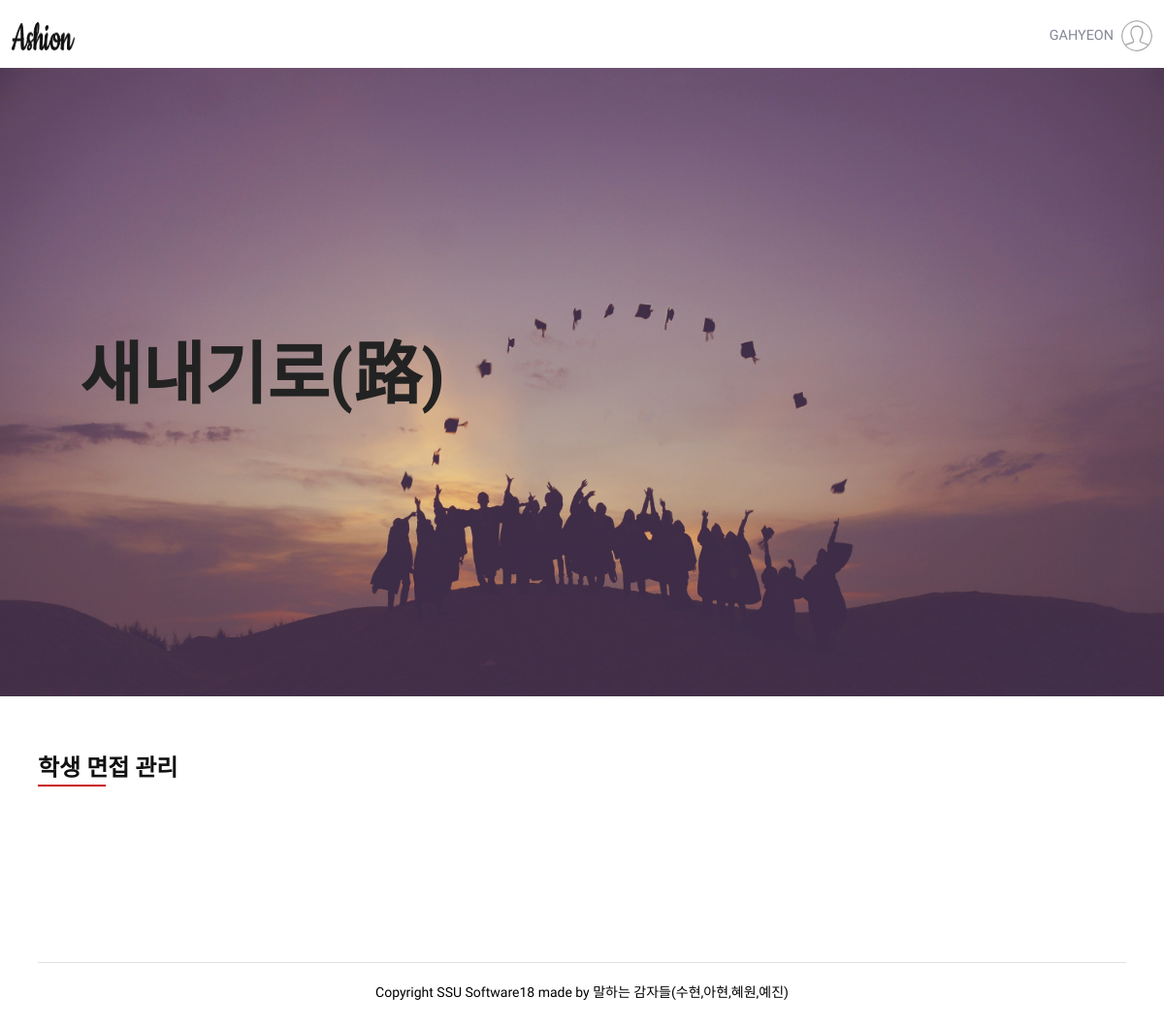
/website/teacher/ (signed in), run on an earlier commit of the app's database.
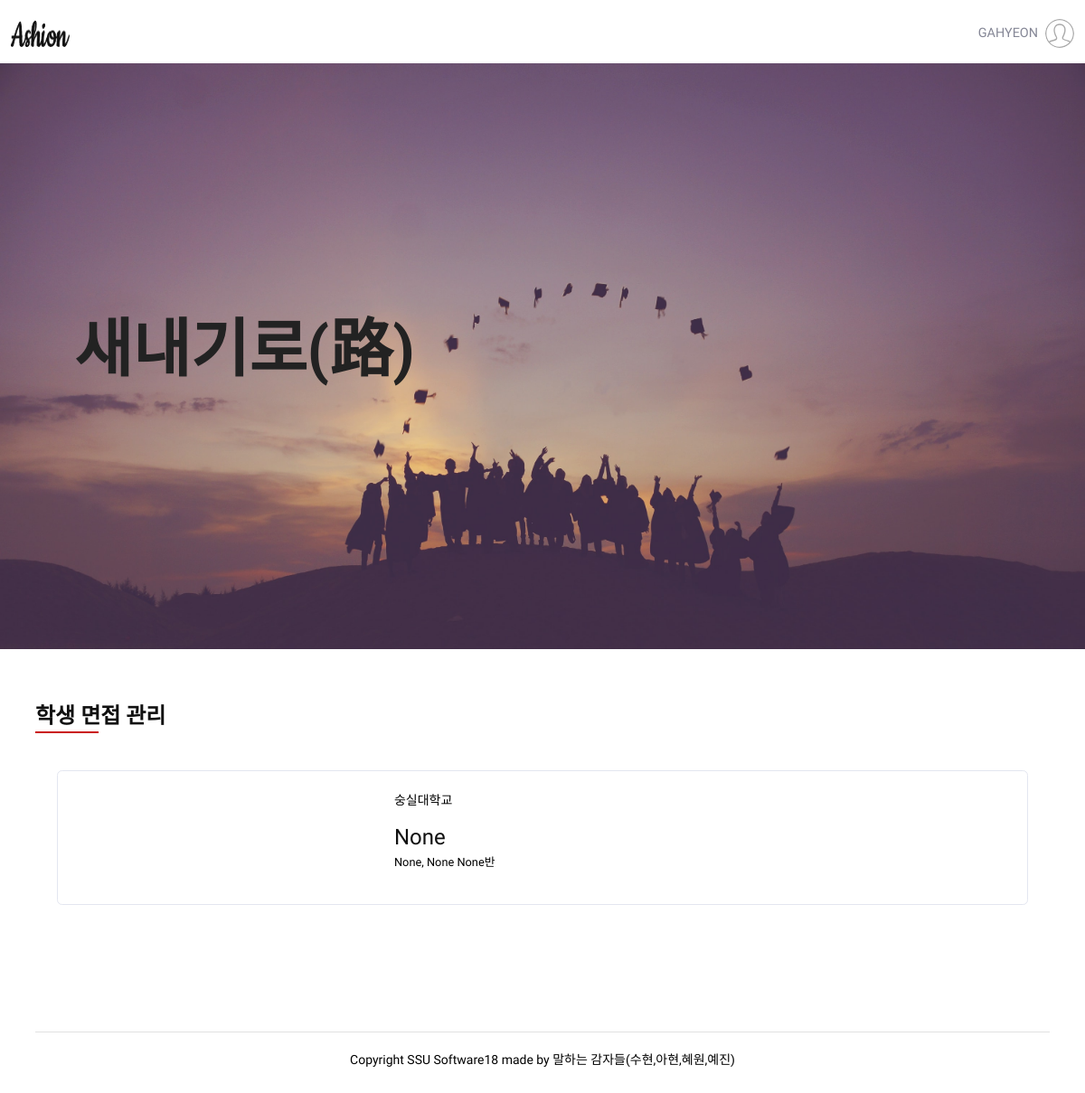
And on a later commit of the database.
### website/models.py (models this page shows, shortened)
class Report(models.Model):  # 수정필요
    id = models.AutoField(
        primary_key=True,
        unique=True,
        editable=False,
        verbose_name='pk'
    )
    title = models.CharField(max_length=100, default='제목', verbose_name='제목')
    question1 = models.CharField(max_length=50000, blank=True, null=True, verbose_name='질문1')
    question2 = models.CharField(max_length=50000, blank=True, null=True, verbose_name='질문2')
    question3 = models.CharField(max_length=50000, blank=True, null=True, verbose_name='질문3')
    video1 = models.FileField(blank=True, null=True, upload_to="videos",verbose_name='영상1')
    video2 = models.FileField(blank=True, null=True, upload_to="videos",verbose_name='영상2')
    video3 = models.FileField(blank=True, null=True, upload_to="videos",verbose_name='영상3')
    audio1 = models.FileField(blank=True, null=True, upload_to="videos",verbose_name='음성1')
    audio2 = models.FileField(blank=True, null=True, upload_to="videos",verbose_name='음성2')
    audio3 = models.FileField(blank=True, null=True, upload_to="videos",verbose_name='음성3')
    script1 = models.CharField(max_length=50000, blank=True, null=True, verbose_name='스크립트1')
    script2 = models.CharField(max_length=50000, blank=True, null=True, verbose_name='스크립트2')
    script3 = models.CharField(max_length=50000, blank=True, null=True, verbose_name='스크립트3')
    adverb1 = jsonfield.JSONField()
    adverb2 = jsonfield.JSONField()
    adverb3 = jsonfield.JSONField()
    repetition1 = jsonfield.JSONField()
    repetition2 = jsonfield.JSONField()
    repetition3 = jsonfield.JSONField()
    speed1 = models.FloatField(blank=True, null=True, verbose_name='말하기 속도1')
    speed2 = models.FloatField(blank=True, null=True, verbose_name='말하기 속도2')
    speed3 = models.FloatField(blank=True, null=True, verbose_name='말하기 속도3')
    sCorrect1 = models.CharField(max_length=10000, blank=True, null=True,  verbose_name='말하기 속도1')
    sCorrect2 = models.CharField(max_length=10000, blank=True, null=True,  verbose_name='말하기 속도2')
    sCorrect3 = models.CharField(max_length=10000, blank=True, null=True,  verbose_name='말하기 속도3')
    comment1 = models.CharField(max_length=10000, blank=True, null=True, verbose_name='댓글1')
    comment2 = models.CharField(max_length=10000, blank=True, null=True, verbose_name='댓글2')
    comment3 = models.CharField(max_length=10000, blank=True, null=True, verbose_name='댓글3')
    pub_date = models.DateField(auto_now_add=True, verbose_name='날짜')
    student = models.ForeignKey(User, on_delete=models.CASCADE)
    teacher = models.ForeignKey(Teacher,null=True, blank=True, on_delete=models.CASCADE)
    share = models.BooleanField(default=False, verbose_name='공유')

class User(AbstractBaseUser, PermissionsMixin):
    userID = models.CharField(primary_key=True, unique=True, max_length=10, verbose_name='아이디')  # 아이디
    username = models.CharField(max_length=10, null=True, blank=True, verbose_name='유저이름')
    password = models.CharField(max_length=100, verbose_name='비밀번호')
    phone = models.CharField(max_length=11, blank=True, null=True, verbose_name='연락처')
    school = models.CharField(max_length=20, null=True, blank=True, verbose_name='학교')
    grade = models.IntegerField(null=True, blank=True, verbose_name='학년')
    sClass = models.IntegerField(null=True, blank=True, verbose_name='반')
    teacher = models.ForeignKey(Teacher, null=True, blank=True, on_delete=models.CASCADE)
    is_activate = models.BooleanField(default=True)
    USERNAME_FIELD = 'userID'
    objects = UserManager()

### website/views.py (the view)
# urls.py: path('teacher/', views.teacherHome, name='teacherHome'),
def teacherHome(request):
    try:
        teacher = get_object_or_404(Teacher, userID=request.session['user'])
        report = Report.objects.filter(teacher=teacher, share=True)
        return render(request, 'teahome.html', {'report':report, 'teacher':teacher})
    except:
        return render(request, 'teahome.html')

### website/templates/teahome.html (shortened to what this page needs)
{% extends 'tea_template.html' %}
{% load static %}
{% block content %}
<div class="container-fluid set-bg" data-setbg="../../static/img/새내기로.jpg">
    <div class="row">
        <div class="col-lg-6 p-0">
            <div class="categories__item categories__large__item">
                <div class="categories__text">
                    <h1>새내기로(路)</h1>
                </div>
            </div>
        </div>
    </div>
</div>
<section class="product spad">
    <div class="container">
        <div class="row">
            <div class="col-lg-4 col-md-4">
                <div class="section-title">
                    <h4>학생 면접 관리</h4>
                </div>
            </div>
        </div>
        <div class="container">
            {% if report %}
            {% for i in report %}
            <a href="{% url 'website:teacherVideo' reportID=i.id %}">
                <div class="card">
                    <div class="card-body">
                        <div class="row">
                            <div class="col-sm-6 col-md-4">
                            </div>
                            <div class="col-sm-6 col-md-8">
                                <p>{{i.title}}</p>
                                <h4>{{i.student.username}}</h4>
                                <small>{{i.student.school}}, {{i.student.grade}} {{i.student.sClass}}반</small>
                            </div>
                        </div>
                    </div>
                </div>
            </a>
            {% endfor %}
            {% endif %}
        </div>
    </div>
</section>
{% endblock %}

What changed in the data, as far as the page shows it:
now on this page (row edited): Report: title "숭실대학교", student.username "None", student.school "None", student.grade "None", student.sClass "None"
